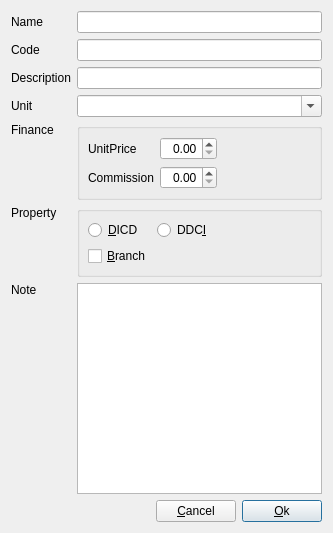
<?xml version="1.0" encoding="UTF-8"?>
<ui version="4.0">
 <class>EditNodeProduct</class>
 <widget class="QDialog" name="EditNodeProduct">
  <property name="geometry">
   <rect>
    <x>0</x>
    <y>0</y>
    <width>333</width>
    <height>533</height>
   </rect>
  </property>
  <layout class="QGridLayout" name="gridLayout_2" columnstretch="0,0,0,0">
   <item row="1" column="0">
    <widget class="QLabel" name="labCode">
     <property name="text">
      <string>Code</string>
     </property>
     <property name="buddy">
      <cstring>lineEditCode</cstring>
     </property>
    </widget>
   </item>
   <item row="3" column="1" colspan="3">
    <widget class="QComboBox" name="comboUnit">
     <property name="sizePolicy">
      <sizepolicy hsizetype="Preferred" vsizetype="Preferred">
       <horstretch>0</horstretch>
       <verstretch>0</verstretch>
      </sizepolicy>
     </property>
     <property name="editable">
      <bool>true</bool>
     </property>
     <property name="insertPolicy">
      <enum>QComboBox::NoInsert</enum>
     </property>
    </widget>
   </item>
   <item row="9" column="1" rowspan="2" colspan="3">
    <widget class="QGroupBox" name="groupBox">
     <property name="title">
      <string/>
     </property>
     <layout class="QGridLayout" name="gridLayout">
      <property name="leftMargin">
       <number>8</number>
      </property>
      <property name="topMargin">
       <number>8</number>
      </property>
      <property name="rightMargin">
       <number>8</number>
      </property>
      <property name="bottomMargin">
       <number>8</number>
      </property>
      <item row="4" column="0">
       <widget class="QCheckBox" name="chkBoxBranch">
        <property name="sizePolicy">
         <sizepolicy hsizetype="Preferred" vsizetype="Fixed">
          <horstretch>0</horstretch>
          <verstretch>0</verstretch>
         </sizepolicy>
        </property>
        <property name="text">
         <string>&amp;Branch</string>
        </property>
       </widget>
      </item>
      <item row="2" column="1">
       <widget class="QRadioButton" name="rBtnDDCI">
        <property name="sizePolicy">
         <sizepolicy hsizetype="Preferred" vsizetype="Fixed">
          <horstretch>0</horstretch>
          <verstretch>0</verstretch>
         </sizepolicy>
        </property>
        <property name="text">
         <string>DDC&amp;I</string>
        </property>
       </widget>
      </item>
      <item row="2" column="0">
       <widget class="QRadioButton" name="rBtnDICD">
        <property name="sizePolicy">
         <sizepolicy hsizetype="Preferred" vsizetype="Fixed">
          <horstretch>0</horstretch>
          <verstretch>0</verstretch>
         </sizepolicy>
        </property>
        <property name="text">
         <string>&amp;DICD</string>
        </property>
       </widget>
      </item>
      <item row="2" column="2">
       <spacer name="horizontalSpacer_2">
        <property name="orientation">
         <enum>Qt::Horizontal</enum>
        </property>
        <property name="sizeHint" stdset="0">
         <size>
          <width>40</width>
          <height>20</height>
         </size>
        </property>
       </spacer>
      </item>
     </layout>
    </widget>
   </item>
   <item row="12" column="3">
    <widget class="QPushButton" name="pBtnOk">
     <property name="sizePolicy">
      <sizepolicy hsizetype="Fixed" vsizetype="Fixed">
       <horstretch>0</horstretch>
       <verstretch>0</verstretch>
      </sizepolicy>
     </property>
     <property name="text">
      <string>&amp;Ok</string>
     </property>
     <property name="default">
      <bool>true</bool>
     </property>
    </widget>
   </item>
   <item row="2" column="1" colspan="3">
    <widget class="QLineEdit" name="lineEditDescription">
     <property name="sizePolicy">
      <sizepolicy hsizetype="Preferred" vsizetype="Preferred">
       <horstretch>0</horstretch>
       <verstretch>0</verstretch>
      </sizepolicy>
     </property>
    </widget>
   </item>
   <item row="11" column="1" colspan="3">
    <widget class="QPlainTextEdit" name="plainTextEdit">
     <property name="tabChangesFocus">
      <bool>true</bool>
     </property>
    </widget>
   </item>
   <item row="1" column="1" colspan="3">
    <widget class="QLineEdit" name="lineEditCode">
     <property name="sizePolicy">
      <sizepolicy hsizetype="Preferred" vsizetype="Fixed">
       <horstretch>0</horstretch>
       <verstretch>0</verstretch>
      </sizepolicy>
     </property>
    </widget>
   </item>
   <item row="0" column="0">
    <widget class="QLabel" name="labName">
     <property name="sizePolicy">
      <sizepolicy hsizetype="Fixed" vsizetype="Preferred">
       <horstretch>0</horstretch>
       <verstretch>0</verstretch>
      </sizepolicy>
     </property>
     <property name="text">
      <string>Name</string>
     </property>
     <property name="buddy">
      <cstring>lineEditName</cstring>
     </property>
    </widget>
   </item>
   <item row="12" column="0" colspan="2">
    <spacer name="horizontalSpacer">
     <property name="orientation">
      <enum>Qt::Horizontal</enum>
     </property>
     <property name="sizeHint" stdset="0">
      <size>
       <width>111</width>
       <height>20</height>
      </size>
     </property>
    </spacer>
   </item>
   <item row="12" column="2">
    <widget class="QPushButton" name="pBtnCancel">
     <property name="sizePolicy">
      <sizepolicy hsizetype="Fixed" vsizetype="Fixed">
       <horstretch>0</horstretch>
       <verstretch>0</verstretch>
      </sizepolicy>
     </property>
     <property name="text">
      <string>&amp;Cancel</string>
     </property>
    </widget>
   </item>
   <item row="0" column="1" colspan="3">
    <widget class="QLineEdit" name="lineEditName">
     <property name="sizePolicy">
      <sizepolicy hsizetype="Expanding" vsizetype="Fixed">
       <horstretch>0</horstretch>
       <verstretch>0</verstretch>
      </sizepolicy>
     </property>
    </widget>
   </item>
   <item row="2" column="0">
    <widget class="QLabel" name="labDescription">
     <property name="text">
      <string>Description</string>
     </property>
     <property name="buddy">
      <cstring>lineEditDescription</cstring>
     </property>
    </widget>
   </item>
   <item row="3" column="0">
    <widget class="QLabel" name="labUnit">
     <property name="text">
      <string>Unit</string>
     </property>
     <property name="buddy">
      <cstring>comboUnit</cstring>
     </property>
    </widget>
   </item>
   <item row="11" column="0">
    <widget class="QLabel" name="labNote">
     <property name="sizePolicy">
      <sizepolicy hsizetype="Preferred" vsizetype="Expanding">
       <horstretch>0</horstretch>
       <verstretch>0</verstretch>
      </sizepolicy>
     </property>
     <property name="text">
      <string>Note</string>
     </property>
     <property name="alignment">
      <set>Qt::AlignLeading|Qt::AlignLeft|Qt::AlignTop</set>
     </property>
     <property name="buddy">
      <cstring>plainTextEdit</cstring>
     </property>
    </widget>
   </item>
   <item row="8" column="0">
    <widget class="QLabel" name="label_2">
     <property name="text">
      <string>Finance</string>
     </property>
     <property name="alignment">
      <set>Qt::AlignLeading|Qt::AlignLeft|Qt::AlignTop</set>
     </property>
    </widget>
   </item>
   <item row="8" column="1" colspan="3">
    <widget class="QGroupBox" name="groupBox_2">
     <property name="title">
      <string/>
     </property>
     <layout class="QGridLayout" name="gridLayout_3">
      <property name="leftMargin">
       <number>8</number>
      </property>
      <property name="topMargin">
       <number>8</number>
      </property>
      <property name="rightMargin">
       <number>8</number>
      </property>
      <property name="bottomMargin">
       <number>8</number>
      </property>
      <item row="0" column="1">
       <widget class="QDoubleSpinBox" name="dSpinBoxUnitPrice">
        <property name="alignment">
         <set>Qt::AlignRight|Qt::AlignTrailing|Qt::AlignVCenter</set>
        </property>
        <property name="stepType">
         <enum>QAbstractSpinBox::AdaptiveDecimalStepType</enum>
        </property>
       </widget>
      </item>
      <item row="1" column="0">
       <widget class="QLabel" name="label">
        <property name="sizePolicy">
         <sizepolicy hsizetype="Minimum" vsizetype="Preferred">
          <horstretch>0</horstretch>
          <verstretch>0</verstretch>
         </sizepolicy>
        </property>
        <property name="text">
         <string>Commission</string>
        </property>
       </widget>
      </item>
      <item row="1" column="1">
       <widget class="QDoubleSpinBox" name="dSpinBoxCommission">
        <property name="alignment">
         <set>Qt::AlignRight|Qt::AlignTrailing|Qt::AlignVCenter</set>
        </property>
        <property name="stepType">
         <enum>QAbstractSpinBox::AdaptiveDecimalStepType</enum>
        </property>
       </widget>
      </item>
      <item row="0" column="0">
       <widget class="QLabel" name="labelUnitPrice">
        <property name="sizePolicy">
         <sizepolicy hsizetype="Minimum" vsizetype="Preferred">
          <horstretch>0</horstretch>
          <verstretch>0</verstretch>
         </sizepolicy>
        </property>
        <property name="text">
         <string>UnitPrice</string>
        </property>
       </widget>
      </item>
      <item row="0" column="2">
       <spacer name="horizontalSpacer_3">
        <property name="orientation">
         <enum>Qt::Horizontal</enum>
        </property>
        <property name="sizeHint" stdset="0">
         <size>
          <width>40</width>
          <height>20</height>
         </size>
        </property>
       </spacer>
      </item>
     </layout>
    </widget>
   </item>
   <item row="9" column="0" rowspan="2">
    <widget class="QLabel" name="labProperty">
     <property name="sizePolicy">
      <sizepolicy hsizetype="Preferred" vsizetype="Preferred">
       <horstretch>0</horstretch>
       <verstretch>0</verstretch>
      </sizepolicy>
     </property>
     <property name="text">
      <string>Property</string>
     </property>
     <property name="alignment">
      <set>Qt::AlignLeading|Qt::AlignLeft|Qt::AlignTop</set>
     </property>
     <property name="buddy">
      <cstring>rBtnDICD</cstring>
     </property>
    </widget>
   </item>
  </layout>
 </widget>
 <tabstops>
  <tabstop>lineEditName</tabstop>
  <tabstop>lineEditCode</tabstop>
  <tabstop>plainTextEdit</tabstop>
  <tabstop>pBtnOk</tabstop>
  <tabstop>pBtnCancel</tabstop>
  <tabstop>rBtnDICD</tabstop>
  <tabstop>rBtnDDCI</tabstop>
  <tabstop>chkBoxBranch</tabstop>
 </tabstops>
 <resources/>
 <connections>
  <connection>
   <sender>pBtnCancel</sender>
   <signal>clicked()</signal>
   <receiver>EditNodeProduct</receiver>
   <slot>reject()</slot>
   <hints>
    <hint type="sourcelabel">
     <x>357</x>
     <y>506</y>
    </hint>
    <hint type="destinationlabel">
     <x>276</x>
     <y>492</y>
    </hint>
   </hints>
  </connection>
  <connection>
   <sender>pBtnOk</sender>
   <signal>clicked()</signal>
   <receiver>EditNodeProduct</receiver>
   <slot>accept()</slot>
   <hints>
    <hint type="sourcelabel">
     <x>431</x>
     <y>501</y>
    </hint>
    <hint type="destinationlabel">
     <x>158</x>
     <y>491</y>
    </hint>
   </hints>
  </connection>
 </connections>
</ui>
